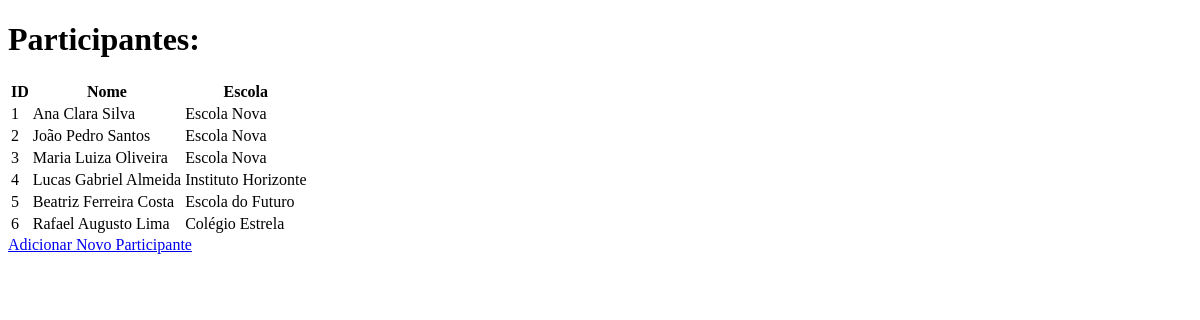
The page /lista_participantes/ on the database as committed earlier.
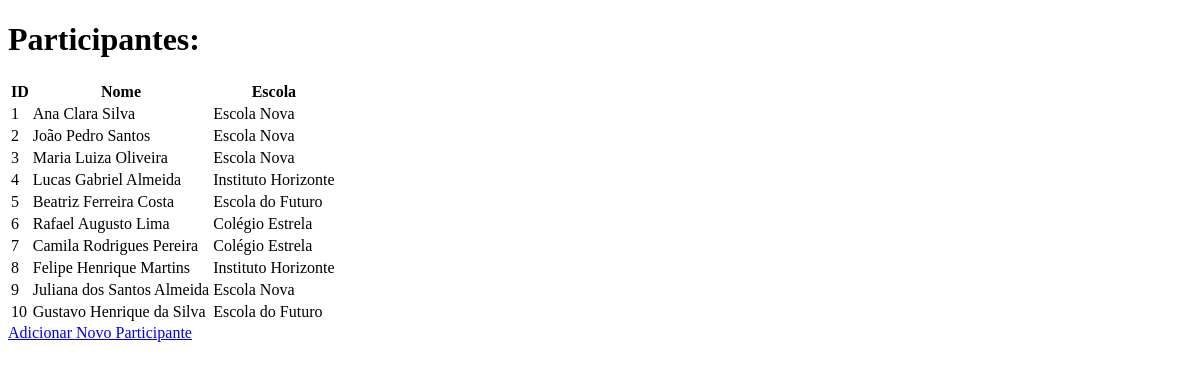
The same page on the database as committed later.
### core/models.py (models this page shows, shortened)
class Participante(models.Model):
    id_participante = models.IntegerField(unique=True)
    nome = models.CharField(max_length=64)
    escola = models.ForeignKey(Escola, on_delete=models.CASCADE)

class Escola(models.Model):
    nome = models.CharField(max_length=64)

### core/views.py (the view)
# urls.py: path('lista_participantes/', views.lista_participantes, name='lista_participantes'),
def lista_participantes(request):
    participantes = Participante.objects.all()
    return render(request, 'core/lista_participantes.html', {'participantes': participantes})

### core/templates/core/lista_participantes.html (shortened to what this page needs)
<!DOCTYPE html>
<html>
<head>
</head>
<body>
    <h1>Participantes:</h1>
    <table>
        <tr>
            <th>ID</th>
            <th>Nome</th>
            <th>Escola</th>
        </tr>
        {% for participante in participantes %}
        <tr>
            <td>{{ participante.id }}</td>
            <td>{{ participante.nome }}</td>
            <td>{{ participante.escola.nome }}</td>
        </tr>
        {% endfor %}
    </table>
    <a href="{% url 'cadastrar_participante' %}">Adicionar Novo Participante</a>
</body>
</html>

Rows that differ between the two databases and show on the page:
added Participante: id "7", nome "Camila Rodrigues Pereira", escola.nome "Colégio Estrela"
added Participante: id "8", nome "Felipe Henrique Martins", escola.nome "Instituto Horizonte"
added Participante: id "9", nome "Juliana dos Santos Almeida", escola.nome "Escola Nova"
added Participante: id "10", nome "Gustavo Henrique da Silva", escola.nome "Escola do Futuro"
